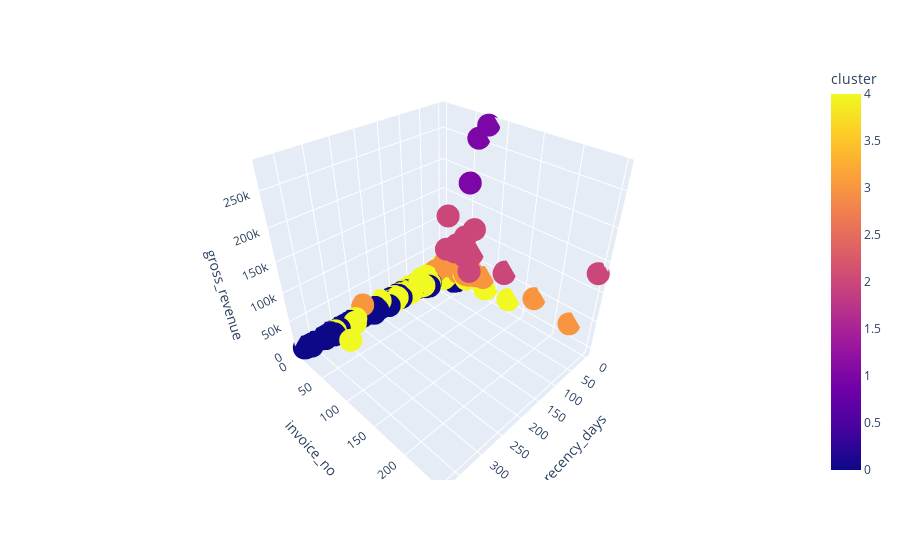

The notebook cell saved with this chart:
### Markdown cell above
### 9.1. Visualization Inspection

### Code cell
fig = px.scatter_3d( df9, x='recency_days', y='invoice_no', z='gross_revenue', color='cluster' )
fig.show()

### Figure 1 — Plotly figure (JSON) as saved in the notebook; plotly's stock layout.template omitted (floating-point values rounded to 4 significant figures; data arrays with more than 128 entries replaced by an {"elided": "..."} marker saying what was removed)
{"data": [{"hovertemplate": "recency_days=%{x}<br>invoice_no=%{y}<br>gross_revenue=%{z}<br>cluster=%{marker.color}<extra></extra>", "legendgroup": "", "marker": {"color": {"elided": "4372 int values"}, "coloraxis": "coloraxis", "symbol": "circle"}, "mode": "markers", "name": "", "scene": "scene", "showlegend": false, "type": "scatter3d", "x": {"elided": "4372 int values"}, "y": {"elided": "4372 int values"}, "z": {"elided": "4372 float values"}}], "layout": {"coloraxis": {"colorbar": {"title": {"text": "cluster"}}, "colorscale": [[0, "#0d0887"], [0.1111, "#46039f"], [0.2222, "#7201a8"], [0.3333, "#9c179e"], [0.4444, "#bd3786"], [0.5556, "#d8576b"], [0.6667, "#ed7953"], [0.7778, "#fb9f3a"], [0.8889, "#fdca26"], [1, "#f0f921"]]}, "legend": {"tracegroupgap": 0}, "margin": {"t": 60}, "scene": {"domain": {"x": [0, 1], "y": [0, 1]}, "xaxis": {"title": {"text": "recency_days"}}, "yaxis": {"title": {"text": "invoice_no"}}, "zaxis": {"title": {"text": "gross_revenue"}}}}}
